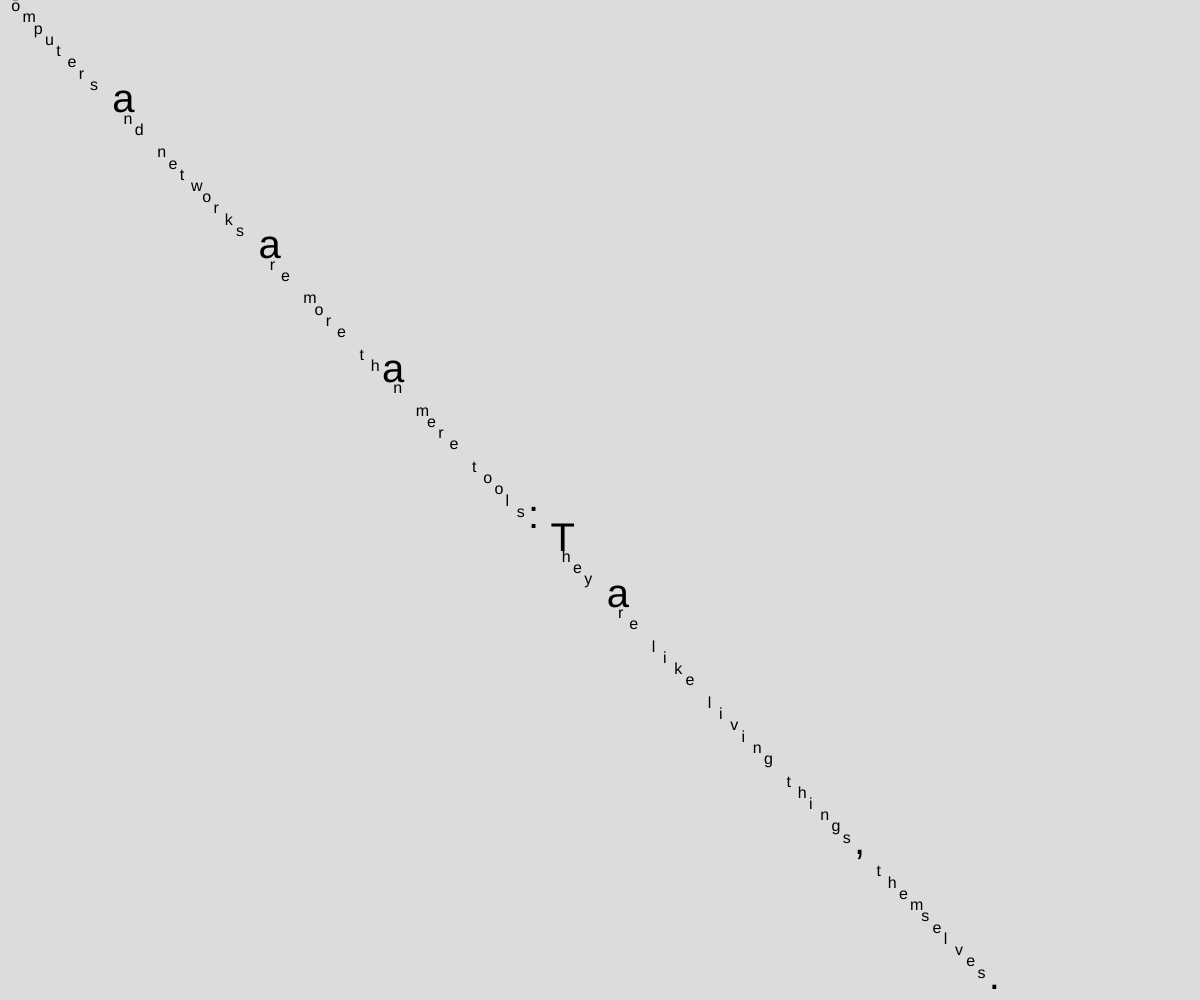
Frame 1 (no input)
Frame 60 (no input): identical to frame 1, image omitted
Frame 120 (the mouse pressed at the canvas centre since frame 60): identical to frame 1, image omitted

The p5.js sketch that drew this single still picture (run headless with seeded random() and noise() and a simulated clock; from frame 60 on, the mouse is pressed at the canvas centre):

// p5.js sketch
// ── sketch.js
// TODO: strings and text
//       iterate letters
//       iterate words

let mString =
  "Computers and networks are more than mere tools: They are like living things, themselves.";

function setup() {
  createCanvas(windowWidth, windowHeight);
  background(220);
  textSize(16);

  //prints words, prints length, makes lowercase
  // print(mString, mString.length, mString.toLowerCase());
  // text(mString, 100, 100);
  // rect(100, 100, 200, 10);

  //iterate through the list of characters

  for (let idx = 0; idx < mString.length; idx++) {
    //mChar = my character (we will extract one character from this list)
    let mChar = mString[idx];
    // let x = random(width);
    // let y = random(height);
    let pos = map(idx, 0, mString.length, 0, height)
    if (mChar <= "c") {
      textSize(40);
    } else {
      textSize(16);
    }

    // text(mChar, x, y);

    text(mChar, pos, pos);
  }
}

function draw() {}
